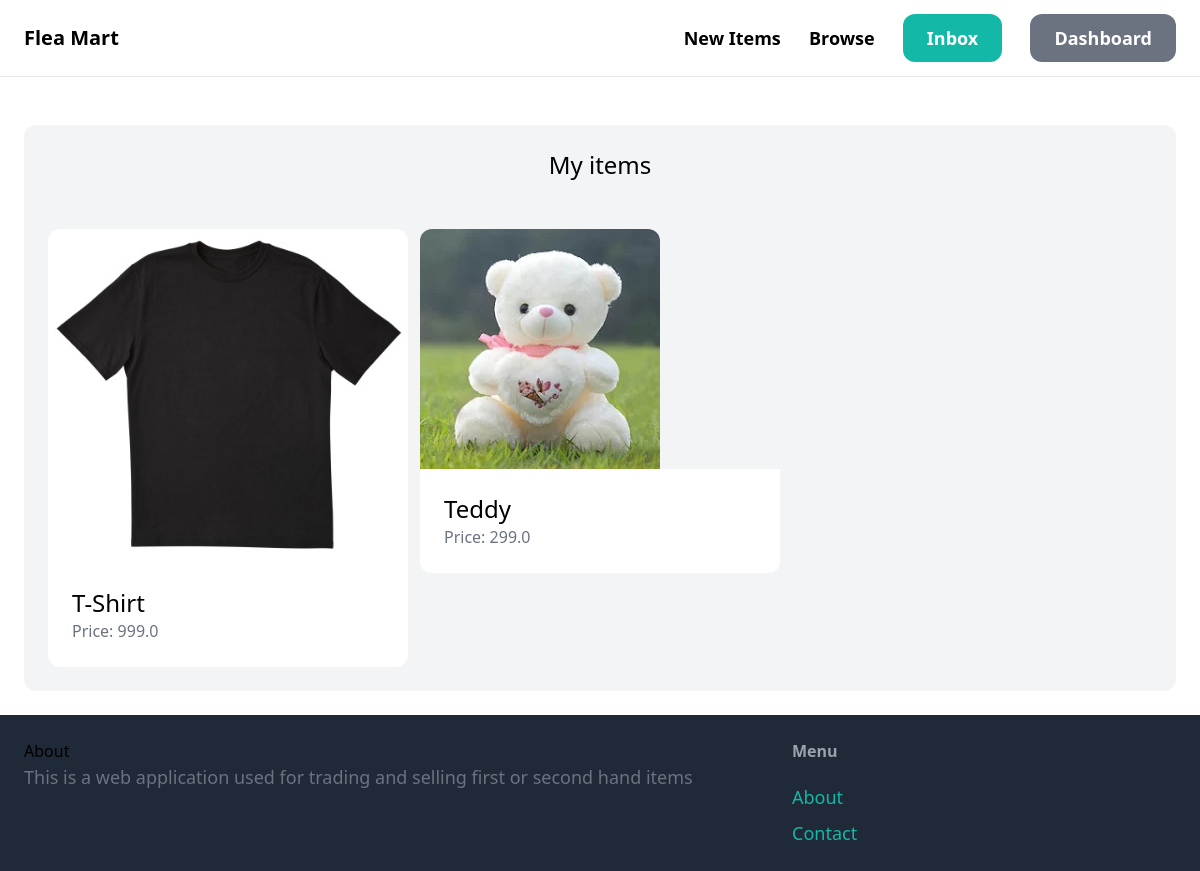
The page /dashboard/ (signed in) on the database its author committed.
### item/models.py (models this page shows, shortened)
class Item(models.Model):
    category = models.ForeignKey(Category, related_name='item', on_delete=models.CASCADE)
    name = models.CharField(max_length=255)
    description = models.TextField(blank=True, null=True)
    price = models.FloatField()
    image = models.ImageField(upload_to='item_images', blank=True, null=True)
    is_sold = models.BooleanField(default=False)
    created_by = models.ForeignKey(User, related_name='item', on_delete=models.CASCADE)
    created_at = models.DateTimeField(auto_now_add=True)

### dashboard/views.py (the view)
# urls.py: path('', views.index, name='index'),
@login_required
def index(request):
    items = Item.objects.filter(created_by=request.user)
    return render(request, 'dashboard/index.html', {
        'items': items,
    })

### dashboard/templates/dashboard/index.html (shortened to what this page needs)
{% extends 'core/base.html' %}
{% block content %}
    <div class="mt-6 px-6 py-6 bg-gray-100 rounded-xl">
        <h2 class="mb-12 text-2xl text-center">My items</h2>
        <div class='grid grid-cols-3 gap-3'>
            {% for item in items %}
                <div>
                    <a href="{% url 'item:detail' item.id %}">
                        <div>
                            <img src="{{ item.image.url }}" class="rounded-t-xl">
                        </div>
                        <div class="p-6 bg-white rounded-b-xl">
                            <h2 class="text-2xl">{{ item.name }}</h2>
                            <p class="text-gray-500">Price: {{ item.price }}</p>
                        </div>
                    </a>
                </div>
            {% endfor %}
        </div>
    </div>
{% endblock %}

### rows shown on the page
Item: image (picture), name "T-Shirt", price "999.0"
Item: image (picture), name "Teddy", price "299.0"
